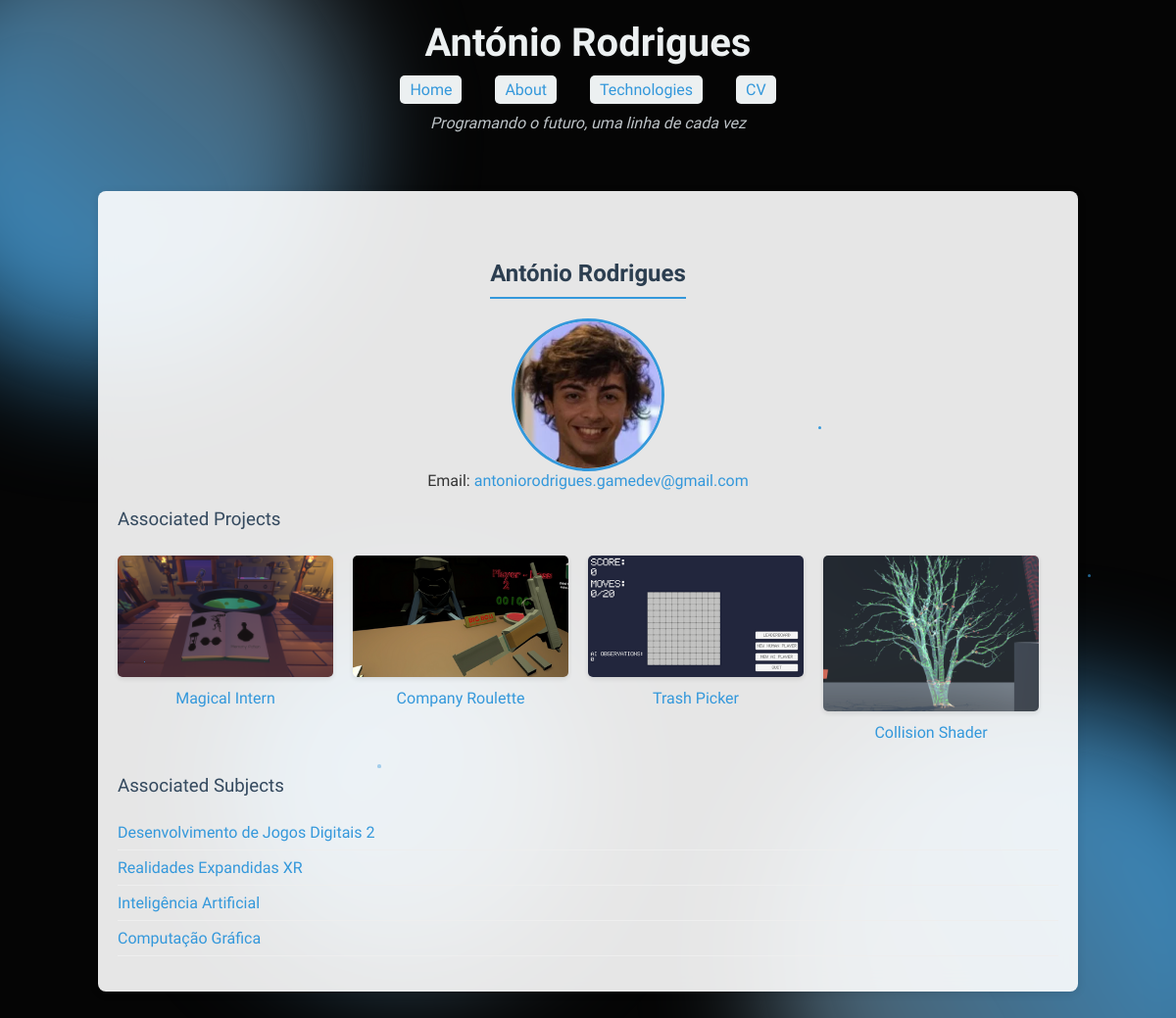
The page /portfolio/aluno/1/ on the database its author committed.
### portfolio/models.py (models this page shows, shortened)
class Aluno(models.Model):
    nome = models.CharField(max_length=255)
    numero_aluno = models.CharField(max_length=20, unique=True)
    email = models.EmailField(blank=True)
    foto = models.ImageField(upload_to='alunos/fotos/', null=True, blank=True)

class Projeto(models.Model):
    titulo = models.CharField(max_length=200)
    descricao = models.TextField()
    data_criacao = models.DateField()
    disciplina = models.ForeignKey('Disciplina', on_delete=models.CASCADE)
    alunos = models.ManyToManyField('Aluno', blank=True)
    tecnologias = models.ManyToManyField('Tecnologia', blank=True)
    desafios = models.TextField()
    github_link = models.URLField(blank=True)
    video_demo_link = models.URLField(blank=True)
    link_projeto = models.URLField(blank=True, verbose_name="Link to Project on Itch.io")

class Imagem(models.Model):
    imagem = models.ImageField(upload_to='projetos/imagens/')
    legenda = models.CharField(max_length=255, blank=True)
    projeto = models.ForeignKey(Projeto, on_delete=models.CASCADE, related_name='imagens')

class Disciplina(models.Model):
    nome = models.CharField(max_length=255)
    ano = models.PositiveIntegerField()
    semestre = models.PositiveSmallIntegerField(choices=[(1, '1º Semestre'), (2, '2º Semestre')])
    docentes = models.ManyToManyField('Docente', related_name='disciplinas')
    link_moodle = models.URLField(blank=True)
    link_site_ulusofona = models.URLField(blank=True)
    conceitos_aplicados = models.TextField(help_text="Conceitos abordados na disciplina.")

### portfolio/views.py (the view)
# urls.py: path('aluno/<int:aluno_id>/', views.aluno_detalhe, name='aluno_detalhe'),
def aluno_detalhe(request, aluno_id):
    aluno = get_object_or_404(Aluno, id=aluno_id)
    projetos = aluno.projeto_set.all()  # projetos em que este aluno participa
    disciplinas = set(projeto.disciplina for projeto in projetos)  # disciplinas únicas
    return render(request, 'portfolio/aluno_detalhe.html', {
        'aluno': aluno,
        'projetos': projetos,
        'disciplinas': disciplinas,
    })

### portfolio/templates/portfolio/aluno_detalhe.html (shortened to what this page needs)
{% extends "portfolio/base.html" %}
{% load static %}
{% block content %}
    <div class="profile-container">
        <h2>{{ aluno.nome }}</h2>
        <img src="{{ aluno.foto.url }}" alt="{{ aluno.nome }}">
        <div class="email">Email: <a href="mailto:{{ aluno.email }}">{{ aluno.email }}</a></div>
    </div>
    <div class="container">
        <h3>Associated Projects</h3>
        <div class="project-list">
            {% for projeto in projetos %}
                <div class="project-item">
                    {% if projeto.imagens.all %}
                        <a href="{% url 'portfolio:projeto_detalhe' projeto.id %}">
                            <img src="{{ projeto.imagens.first.imagem.url }}" alt="Image for {{ projeto.titulo }}">
                        </a>
                    {% endif %}
                    <a href="{% url 'portfolio:projeto_detalhe' projeto.id %}">{{ projeto.titulo }}</a>
                </div>
            {% empty %}
                <p>No projects.</p>
            {% endfor %}
        </div>
        <h3>Associated Subjects</h3>
        <ul>
            {% for disciplina in disciplinas %}
                <li>
                  <a href="{% url 'portfolio:disciplina_detalhe' disciplina.id %}">
                    {{ disciplina.nome }}
                  </a>
                </li>
            {% empty %}
                <li>No disciplines.</li>
            {% endfor %}
        </ul>
    </div>
{% endblock %}

### rows shown on the page
Aluno: nome "António Rodrigues", foto (picture), email "antoniorodrigues.gamedev@gmail.com"
Projeto: imagens.first.imagem (picture), titulo "Magical Intern"
Projeto: imagens.first.imagem (picture), titulo "Company Roulette"
Projeto: imagens.first.imagem (picture), titulo "Trash Picker"
Projeto: imagens.first.imagem (picture), titulo "Collision Shader"
Disciplina: nome "Desenvolvimento de Jogos Digitais 2"
Disciplina: nome "Realidades Expandidas XR"
Disciplina: nome "Inteligência Artificial"
Disciplina: nome "Computação Gráfica"
